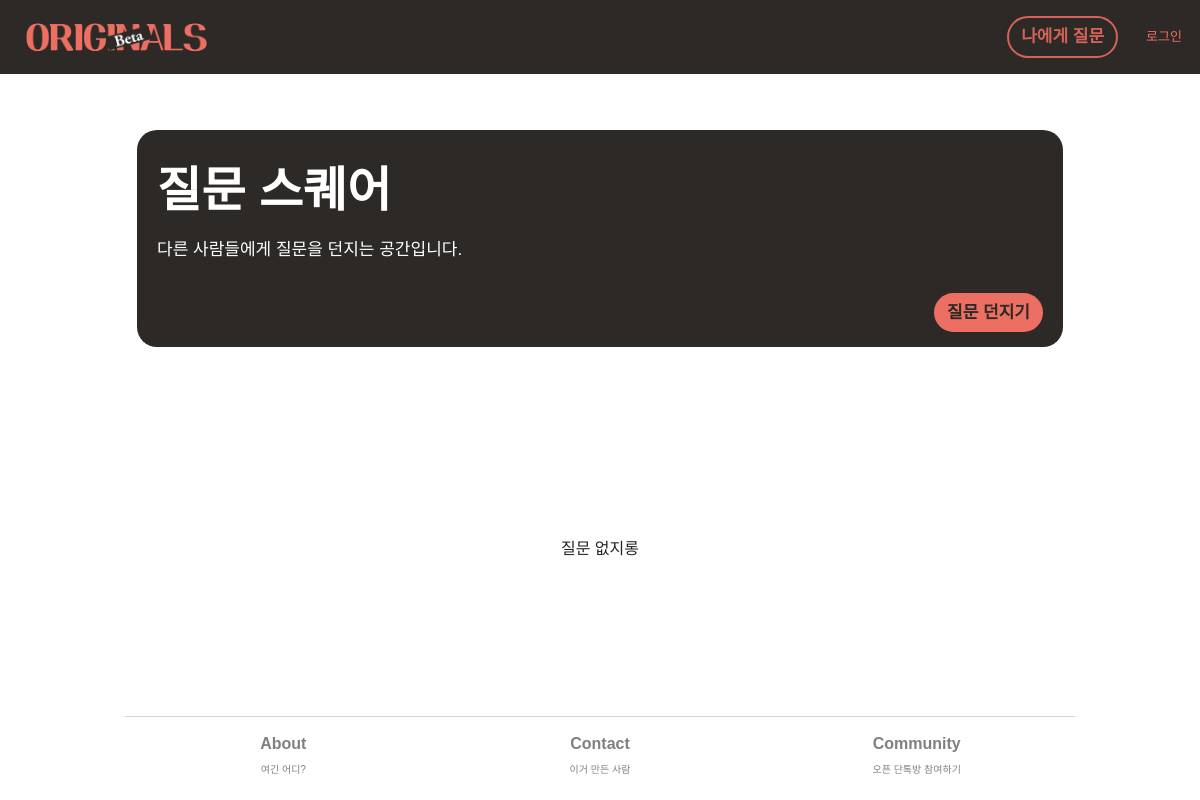
Page /question-square/ on the earlier database version.
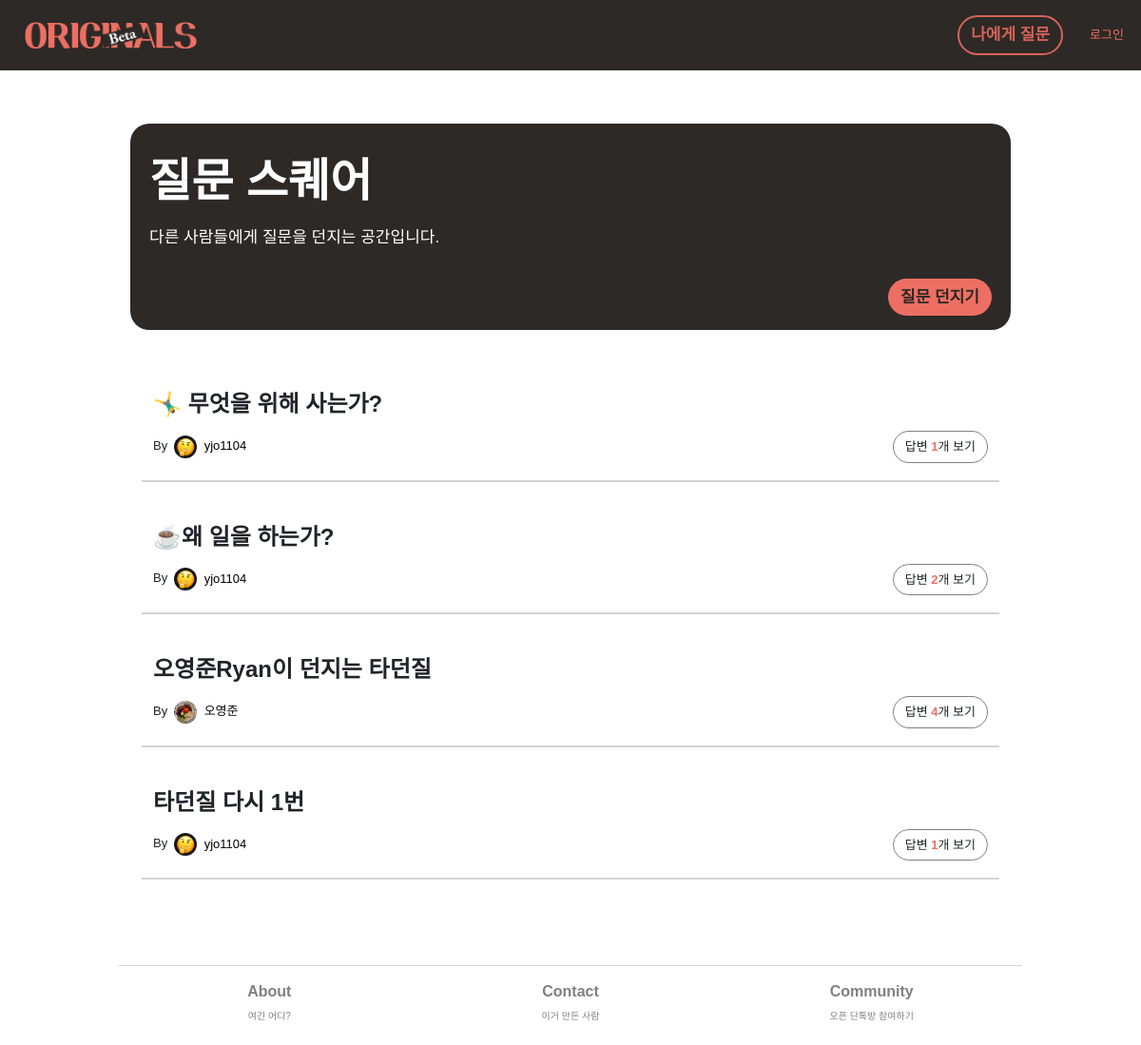
Same page on the later database version.
### questionsquare/models.py (models this page shows, shortened)
class QuestionsFromOthers(models.Model):
    objects = models.Manager()
    questioner = models.ForeignKey(UserInfo, on_delete=models.CASCADE, related_name='questionfromothers', default=None)
    title = models.CharField(max_length=100, blank=False)
    desc = models.TextField(blank=True)
    image = models.ImageField(null=True, blank=True, upload_to='question_img')
    created_at = models.DateField(auto_now_add=True)
    created_at_time = models.DateTimeField(auto_now_add=True)

### member/models.py (models this page shows, shortened)
class UserInfo(models.Model):
    objects = models.Manager()
    this_user = models.OneToOneField(User, on_delete=models.CASCADE, related_name = 'userinfo', null=True, default=None) ## UserInfo가 생성될 때마다 user에게 link된다.
    real_name = models.CharField(max_length=20, blank=True, default="내 이름")
    profile_image = models.ImageField(null=True, upload_to="profile_images", default="default_psa.jpg")
    self_intro = models.CharField(max_length=140, blank=True, default="나에 대한 간단한 소개")
    slug = models.SlugField(max_length=100, allow_unicode=True, null=False, blank=False)
    persona_type = models.CharField(max_length=50, null=False)
    is_editor = models.BooleanField(default=False)
    saved_answers = models.ForeignKey(AnswersForFromUs, on_delete=models.CASCADE, related_name = 'userinfo', null=True, default=None)

### questionsquare/views.py (the view)
# urls.py: path('', views.question_square, name="question-square"),
def question_square(request):
    navbar_context = navbar(request)
    questions = QuestionsFromOthers.objects.all().order_by('-created_at_time').annotate(
        count_answers = Count('answersforfromothers')
    )
    if request.user.is_authenticated:
        user_authenticated = True
    else:
        user_authenticated = False
    pre_context = {
        'questions' : questions,
        'user_authenticated' : user_authenticated,
    }
    context = {**pre_context, **navbar_context}
    return render(request, 'questionsquare/home.html', context)

### main/views.py (called while the page is built)
def navbar(request):
    if request.user.is_authenticated:
        navbar_this_user = request.user
        try:
            navbar_this_userinfo = UserInfo.objects.get(this_user=navbar_this_user)
            navbar_authenticated = 'True'
            navbar_context = {
                'navbar_authenticated' : navbar_authenticated,
                'navbar_this_user' : navbar_this_user.username,
                'navbar_this_userinfo' : navbar_this_userinfo,
            }
        except ObjectDoesNotExist:
            navbar_authenticated = 'False'
            navbar_context = {
                'navbar_authenticated' : navbar_authenticated,
                'navbar_this_user' : navbar_this_user.username,
            }
    else:
        navbar_authenticated = 'False'
        navbar_context = {
            'navbar_authenticated' : navbar_authenticated,
        }
    return navbar_context

### questionsquare/templates/questionsquare/home.html (shortened to what this page needs)
{% extends 'main/base.html' %}
{% load crispy_forms_tags %}
{% block content %}
<div class="row-h-80"></div>
<div class="sub-container">
    <div class="row">
        <div class="col text-xl">
            질문 스퀘어
        </div>
    </div>
    <div class="row">
        <div class="col text-m">
            다른 사람들에게 질문을 던지는 공간입니다.
        </div>
    </div>
    <div class="row-h-20"></div>
    <div class="row">
        <div class="col right">
            <button class='btn btn-primary' onclick="location.href='/question-square/throw-question'">질문 던지기</button>
        </div>
    </div>
</div>
<div class="container">
    <div class="row-h-20"></div>
    {% if questions %}
    {% for q in questions %}
    <div class="row-h-20"></div>
    <div class="row">
        <div class="col">
            <div class="row">
                <div class="col text-l bolder">
                    {{q.title}}
                </div>
            </div>
            <div class="row">
                <div class="col-6 text-s left my-auto">
                    By &nbsp;<a href="/profile/{{q.questioner.this_user.username}}"><img class=" profile-img-list" src="{{q.questioner.profile_image.url}}">&nbsp;&nbsp;<span style='font-weight:400;'>{{q.questioner.real_name}}</span></a>
                </div>
                <div class="col-6 right">
                    <button class='btn btn-menial' onclick="location.href='/question-square/answers-of/{{q.id}}'">
                        답변 <span class="bolder theme-color">{{q.count_answers}}</span>개 보기
                    </button>
                </div>
            </div>
        </div>
        <div class="row-h-20 bottom-border"></div>
    </div>
    {% endfor %}
    {% else %}
    <div class="row-h-80"></div>
    <div class="row-h-80"></div>
    <div class="row">
        <div class="col center">
            질문 없지롱
        </div>
    </div>
    {% endif %}
</div>
{% endblock %}

### main/templates/main/base.html (shortened to what this page needs)
{% load static %}
{% static 'images' as baseUrl%}
<!DOCTYPE html>
<html lang="en">
<head>
    <link rel="stylesheet" href="{% static 'base.css' %}">
    <link rel="stylesheet" type="text/css" href="https://cdn.jsdelivr.net/gh/moonspam/NanumSquare@1.0/nanumsquare.css">
    <link href="https://cdn.jsdelivr.net/npm/bootstrap@5.1.0/dist/css/bootstrap.min.css" rel="stylesheet">
    {% load bootstrap4 %}
</head>
<body>
    <nav class="navbar navbar-default navbar-expand nav-bar fixed-top">
        <div class='navbar-brand nav-link' onclick="location.href='/'">
            <img class="ci" src="{% static 'museum/images/ci_beta.png' %}" alt='ci'>
        </div>
        <div class="navbar-text collapse navbar-collapse justify-content-end">
            <ul class="navbar-nav">
                {% if from_profile_page == 'True' %}
                <li class='navbar-item'><button class='btn btn-secondary text-s' id='self-ques-btn' type='button' onclick="location.href='https://www.originals.world/question-from-myself'">나에게 질문</button></li>
                {% else %}
                <li class='navbar-item'><button class='btn btn-secondary text-s' id='self-ques-btn' type='button' onclick="location.href='https://www.originals.world/question-from-myself'">나에게 질문</button></li>
                {% endif %}
                {% if navbar_authenticated == 'True' %}
                <li class='navbar-item my-auto'><img class="profile-img-navbar" onclick="location.href='/profile/{{navbar_this_user}}'" src="{{navbar_this_userinfo.profile_image.url}}"></li>
                {% elif navbar_authenticated == 'False' %}
                <li class="navbar-item my-auto"><span onclick="location.href='/login'" class="nav-link text-s">로그인</span></li>
                {% endif %}
            </ul>
        </div>
    </nav>
    <div class="row-h-40 pc-only"></div>
    <div class="container">
        <div class="row justify-content-center">
            <div class="col-md-1"></div>
            <div class="col-xs-11 col-md-10">
                {% block content %}
                {% endblock %}
            </div>
            <div class="col-md-1">
            </div>
        </div>
    </div>
    <div class="row-h-80"></div>
    <footer>
        <div class="container">
            <div class="row justify-content-center">
                <div class="col-xs-11 col-md-10 center footer-section">
                    <div class="row justify-content-center">
                        <div class="col-4">
                            <a href="/about" style="color: grey !important">About</a><br>
                            <span class="text-xs">여긴 어디?</span>
                        </div>
                        <div class="col-4">
                            <a href="https://open.kakao.com/o/sZ2RLNAd" style="color: grey !important">Contact</a><br>
                            <span class="text-xs">이거 만든 사람</span>
                        </div>
                        <div class="col-4">
                            <a href="https://open.kakao.com/o/grDFiMEd" style="color: grey !important">Community</a><br>
                            <span class="text-xs">오픈 단톡방 참여하기</span>
                        </div>
                    </div>
                </div>
            </div>
        </div>
        <div class="row-h-20"></div>
    </footer>
</body>
</html>

### static/base.css (style rules this page uses)
a { text-decoration: none !important; color: black !important; }
body { font-family : 'NanumSquare', sans-serif !important; min-height: 100vh; display: flex; flex-direction: column; }
ul { list-style-type: none; padding-left : 10px !important; }
footer { margin-top: auto; }
.footer-section { color: grey !important; font-weight: bold; border-top : 1px lightgrey solid; padding-top : 5px; }
.theme-color { color: #ed6f63 !important; }
.navbar { background-color: #2D2926 !important; color: #ed6f63 !important; }
.navbar-item { margin-right : 10px; margin-left : 10px; }
.nav-link { color: #ed6f63 !important; cursor: pointer; transition: color .15s ease-in-out,background-color .15s ease-in-out,border-color .15s ease-in-out; }
.navbar-expand { justify-content: end !important; }
.row { margin-top: 10px !important; }
.row-h-20 { height: 20px; }
.row-h-40 { height: 40px; }
.row-h-80 { height: 80px; }
.bottom-border { border-bottom : 2px lightgray solid; }
.sub-container { padding: 15px; padding-right : 20px; padding-left: 20px; border-radius: 20px !important; background-color: #2D2926; color: white; }
.right { text-align: right; }
.left { text-align: left; }
.center { text-align: center; }
.btn { border-radius : 100px !important; }
.btn-primary { background-color: #ed6f63 !important; border-color: transparent !important; color: #2D2926 !important; font-size: 1.063rem !important; font-weight: 800 !important; }
.btn-secondary { background-color: transparent !important; border: 2px solid #d56359 !important; color: #d56359 !important; font-size: 1.063rem !important; font-weight: 600 !important; }
.btn-menial { background-color: transparent !important; border : 1px grey solid !important; font-size: 0.813rem !important; }
.text-xl { font-size : 3rem; font-weight: 800; }
.text-l { font-size: 1.5rem; font-weight: 800; }
.text-m { font-size: 1.063rem; }
.text-s { font-size: 0.813rem; }
.text-xs { font-size: 0.625rem; font-weight: 300; }
.bolder { font-weight: 800; }
.profile-img-list { height: 1.5rem; width: auto; border-radius: 50px; }
.ci { height: 100%; width: 200px; }

Differences in the rows shown:
added QuestionsFromOthers: title "🤸‍♂️ 무엇을 위해 사는가?", questioner.profile_image (placeholder picture), questioner.real_name "yjo1104", count_answers "1"
added QuestionsFromOthers: title "☕왜 일을 하는가?", questioner.profile_image (placeholder picture), questioner.real_name "yjo1104", count_answers "2"
added QuestionsFromOthers: title "오영준Ryan이 던지는 타던질", questioner.profile_image (picture), questioner.real_name "오영준", count_answers "4"
added QuestionsFromOthers: title "타던질 다시 1번", questioner.profile_image (placeholder picture), questioner.real_name "yjo1104", count_answers "1"
Other differences:
text no longer shown: "질문 없지롱"
